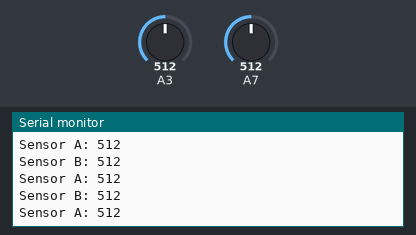
Bench run of a sketch on a simulated Arduino Uno, built with avr-gcc and run on an emulated ATmega328P. On the bench: the last lines printed to the serial monitor. Inputs (shaded band) come from the test bench; at power-on: A3 = 512, A7 = 512.

Above: at 1.2 s.
1.3 s: A3 set to 986
At 1.9 s:
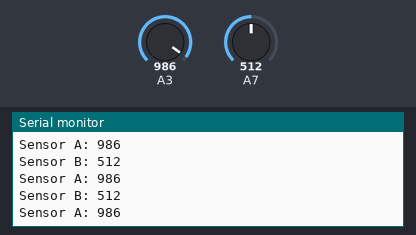
2.8 s: A3 set to 1007
At 3.7 s:
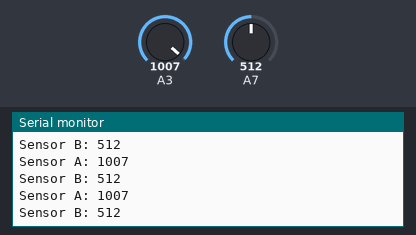
5.8 s: A7 set to 110
At 6.8 s:
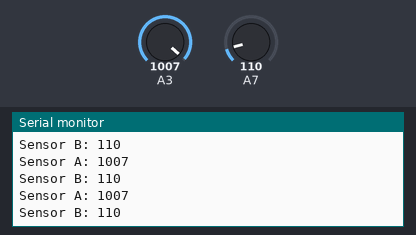
7.3 s: A7 set to 90
At 7.8 s:
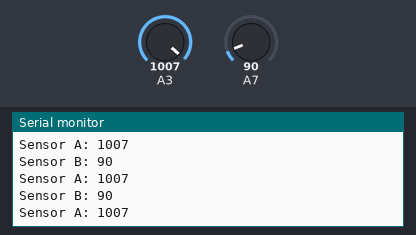
8.8 s: A3 set to 984
At 9.3 s:
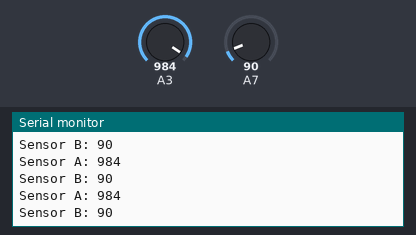
10.3 s: A3 set to 957
At 11.0 s:
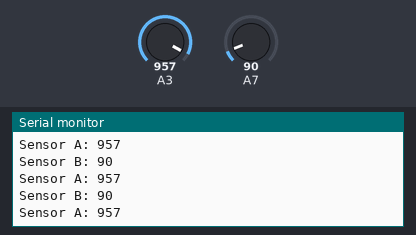
Timing chart, 0 to 12.8 s (numbered marks = the images above; inputs shaded):
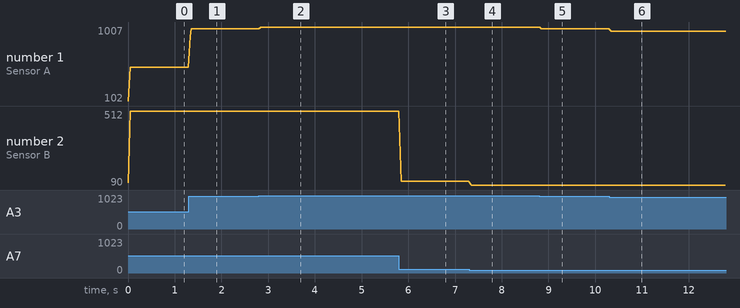

Measured:
- the behaviour switches between 999 and 1000 on A3 (found by bisection; images 1 and 2)
- the behaviour switches between 100 and 99 on A7 (found by bisection; images 3 and 4)
- the behaviour switches between 972 and 971 on A3 (found by bisection; images 5 and 6)
- after the input at 1.3 s, the serial monitor: prints a new line at once (image 1)
- after the input at 2.8 s, the serial monitor: prints a new line at once (image 2)
- after the input at 5.8 s, the serial monitor: prints a new line at once (image 3)
- after the input at 7.3 s, the serial monitor: prints a new line at once (image 4)
- after the input at 8.8 s, the serial monitor: prints a new line at once (image 5)
- after the input at 10.3 s, the serial monitor: prints a new line at once (image 6)

The sketch:

sensorTest.ino
```cpp
int smoothedReading;
int smoothingArrA[5] = {0, 0, 0, 0, 0};
int smoothingArrB[5] = {0, 0, 0, 0, 0};

int smooth(int pressureReading, int line) {
  int sum = 0;

  if (line == 1) {
    for (int i = 0; i < 4; i++) {
      smoothingArrA[i] = smoothingArrA[i+1];
      sum += smoothingArrA[i];
    }
    smoothingArrA[4] = pressureReading;
  }

  if (line == 0) {
    for (int i = 0; i < 4; i++) {
      smoothingArrB[i] = smoothingArrB[i+1];
      sum += smoothingArrB[i];
    }
    smoothingArrB[4] = pressureReading;
  }

  sum += pressureReading;
  return sum / 5;
}

void setup() {
  Serial.begin(57600);
}

void loop() {
  smoothedReading = smooth(analogRead(11), 1);
  Serial.print("Sensor A: ");
  Serial.println(smoothedReading);
  delay(5);

  smoothedReading = smooth(analogRead(7), 0);
  Serial.print("Sensor B: ");
  Serial.println(smoothedReading);
  delay(5);
}
```
